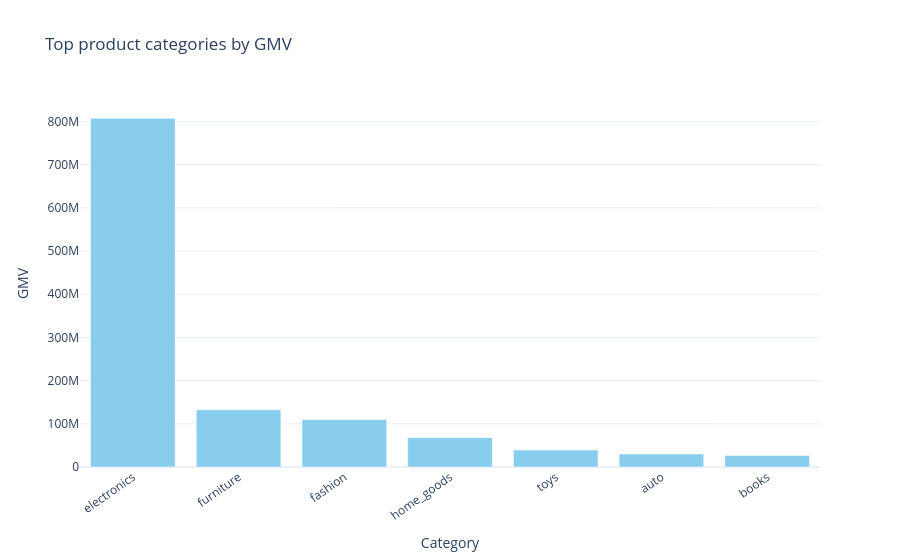
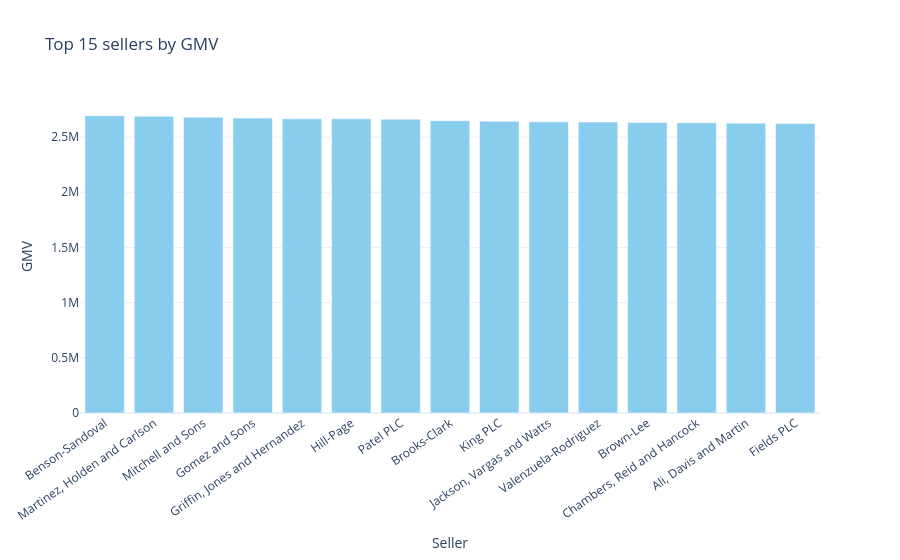

Notebook source saved alongside these figures, in order:
### Markdown cell above
## Customer, Product, and Seller Analysis

A reusable order-level revenue table avoids fan-out errors from directly joining orders to item and payment detail. Gross merchandise value (GMV) is item price plus freight, net of the recorded item discount rate. Payment value is retained separately because it can differ from GMV through payment-level adjustments or multi-payment orders.

### Code cell
order_items = order_items.assign(item_gmv=(order_items['price'] + order_items['freight_value']) * (1 - order_items['discount_rate'].fillna(0)))
order_value = order_items.groupby('order_id', observed=True).agg(items=('order_item_id', 'size'), gmv=('item_gmv', 'sum'), product_revenue=('price', 'sum'), freight_revenue=('freight_value', 'sum')).reset_index()
payment_value = order_payments.groupby('order_id', observed=True)['payment_value'].sum().rename('payment_value').reset_index()
order_fact = orders.merge(order_value, on='order_id', how='left', validate='one_to_one').merge(payment_value, on='order_id', how='left', validate='one_to_one')
order_fact['gmv'] = order_fact['gmv'].fillna(0)
order_fact['delivery_days'] = (order_fact['order_delivered_customer_date'] - order_fact['order_purchase_timestamp']).dt.total_seconds() / 86_400
order_fact['delivery_vs_estimate_days'] = (order_fact['order_delivered_customer_date'] - order_fact['order_estimated_delivery_date']).dt.total_seconds() / 86_400

customer_metrics = order_fact.merge(customers[['customer_id', 'customer_unique_id', 'customer_state', 'customer_segment']], on='customer_id', how='left', validate='many_to_one').groupby(['customer_unique_id', 'customer_state', 'customer_segment'], observed=True).agg(orders=('order_id', 'nunique'), gmv=('gmv', 'sum'), avg_order_value=('gmv', 'mean')).reset_index()
print(f'Unique customers: {customer_metrics.customer_unique_id.nunique():,}; repeat-purchase rate: {(customer_metrics.orders.gt(1).mean() * 100):.2f}%')

category_metrics = order_items.merge(products[['product_id', 'product_category_name', 'cost']], on='product_id', how='left', validate='many_to_one').assign(gross_profit=lambda x: (x['price'] - x['cost']) * (1 - x['discount_rate'].fillna(0))).groupby('product_category_name', observed=True).agg(items=('order_item_id', 'size'), gmv=('item_gmv', 'sum'), gross_profit=('gross_profit', 'sum')).reset_index().sort_values('gmv', ascending=False)
fig = px.bar(category_metrics.head(12), x='product_category_name', y='gmv', hover_data=['items', 'gross_profit'], title='Top product categories by GMV', labels={'product_category_name': 'Category', 'gmv': 'GMV'})
fig.update_xaxes(tickangle=-35)
fig.show()

seller_metrics = order_items.groupby('seller_id', observed=True).agg(items=('order_item_id', 'size'), gmv=('item_gmv', 'sum'), orders=('order_id', 'nunique')).reset_index().merge(sellers[['seller_id', 'seller_company_name', 'seller_state']], on='seller_id', how='left', validate='one_to_one').sort_values('gmv', ascending=False)
fig = px.bar(seller_metrics.head(15), x='seller_company_name', y='gmv', hover_data=['orders', 'items', 'seller_state'], title='Top 15 sellers by GMV', labels={'seller_company_name': 'Seller', 'gmv': 'GMV'})
fig.update_xaxes(tickangle=-35)
fig.show()
display(Markdown('**Business interpretation:** Concentration in a small set of categories or sellers creates commercial leverage, but also supplier and assortment risk. Use the displayed rankings to prioritize margin reviews, seller SLAs, and catalog investment.'))

### Figure 1 — Plotly figure (JSON) as saved in the notebook; plotly's stock layout.template omitted (floating-point values rounded to 4 significant figures)
{"data": [{"customdata": [[690000.0, 133400000.0], [196800.0, 44350000.0], [474100.0, 39780000.0], [315200.0, 16680000.0], [249000.0, 6960000.0], [78700.0, 5449000.0], [195900.0, 2293000.0]], "hovertemplate": "Category=%{x}<br>GMV=%{y}<br>items=%{customdata[0]}<br>gross_profit=%{customdata[1]}<extra></extra>", "legendgroup": "", "marker": {"color": "rgb(136, 204, 238)", "pattern": {"shape": ""}}, "name": "", "orientation": "v", "showlegend": false, "textposition": "auto", "type": "bar", "x": ["electronics", "furniture", "fashion", "home_goods", "toys", "auto", "books"], "xaxis": "x", "y": [807000000.0, 132700000.0, 109800000.0, 67940000.0, 39230000.0, 30030000.0, 26740000.0], "yaxis": "y"}], "layout": {"barmode": "relative", "legend": {"tracegroupgap": 0}, "title": {"text": "Top product categories by GMV"}, "xaxis": {"anchor": "y", "domain": [0.0, 1.0], "tickangle": -35, "title": {"text": "Category"}}, "yaxis": {"anchor": "x", "domain": [0.0, 1.0], "title": {"text": "GMV"}}}}

### Figure 2 — Plotly figure (JSON) as saved in the notebook; plotly's stock layout.template omitted (floating-point values rounded to 4 significant figures)
{"data": [{"customdata": [[4415, 4420, "WA"], [4411, 4422, "WA"], [4502, 4507, "WA"], [4368, 4379, "WA"], [4452, 4461, "WA"], [4437, 4445, "WA"], [4484, 4490, "WA"], [4427, 4438, "WA"], [4414, 4421, "WA"], [4378, 4382, "WA"], [4467, 4474, "WA"], [4375, 4382, "WA"], [4373, 4386, "WA"], [4464, 4472, "WA"], [4303, 4306, "WA"]], "hovertemplate": "Seller=%{x}<br>GMV=%{y}<br>orders=%{customdata[0]}<br>items=%{customdata[1]}<br>seller_state=%{customdata[2]}<extra></extra>", "legendgroup": "", "marker": {"color": "rgb(136, 204, 238)", "pattern": {"shape": ""}}, "name": "", "orientation": "v", "showlegend": false, "textposition": "auto", "type": "bar", "x": ["Benson-Sandoval", "Martinez, Holden and Carlson", "Mitchell and Sons", "Gomez and Sons", "Griffin, Jones and Hernandez", "Hill-Page", "Patel PLC", "Brooks-Clark", "King PLC", "Jackson, Vargas and Watts", "Valenzuela-Rodriguez", "Brown-Lee", "Chambers, Reid and Hancock", "Ali, Davis and Martin", "Fields PLC"], "xaxis": "x", "y": [2694000.0, 2688000.0, 2680000.0, 2672000.0, 2666000.0, 2665000.0, 2662000.0, 2649000.0, 2643000.0, 2638000.0, 2636000.0, 2632000.0, 2630000.0, 2626000.0, 2623000.0], "yaxis": "y"}], "layout": {"barmode": "relative", "legend": {"tracegroupgap": 0}, "title": {"text": "Top 15 sellers by GMV"}, "xaxis": {"anchor": "y", "domain": [0.0, 1.0], "tickangle": -35, "title": {"text": "Seller"}}, "yaxis": {"anchor": "x", "domain": [0.0, 1.0], "title": {"text": "GMV"}}}}
